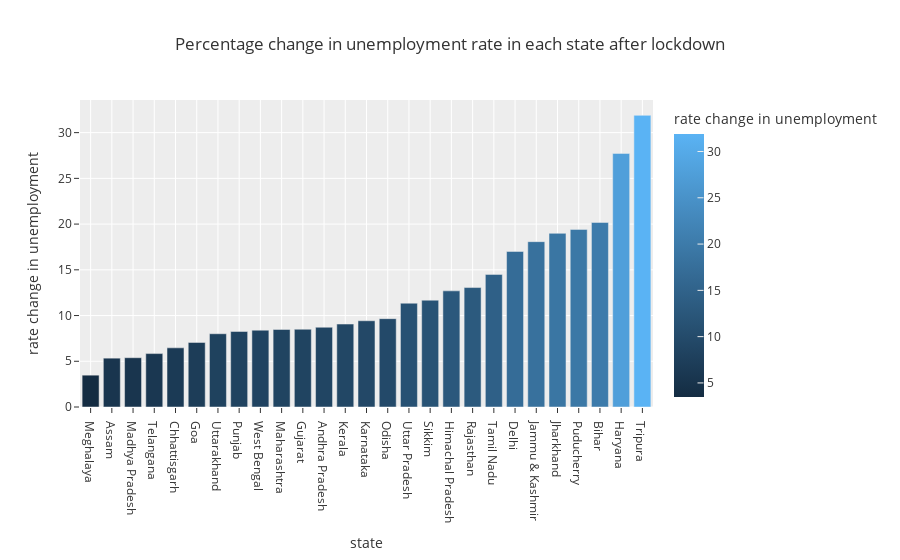

Here is the notebook cell this chart was saved with:
### Code cell
#express
fig = px.bar(lockdown, x='state', y='rate change in unemployment', color='rate change in unemployment',
             title='Percentage change in unemployment rate in each state after lockdown', template='ggplot2')
fig.update_layout(xaxis={'categoryorder':'total ascending'})
fig.show()

### Figure 1 — Plotly figure (JSON) as saved in the notebook; plotly's stock layout.template omitted (floating-point values rounded to 4 significant figures)
{"data": [{"alignmentgroup": "True", "hovertemplate": "state=%{x}<br>rate change in unemployment=%{marker.color}<extra></extra>", "legendgroup": "", "marker": {"color": [8.72, 5.34, 20.18, 6.47, 17.01, 7.06, 8.5, 27.73, 12.7, 18.08, 18.99, 9.43, 9.07, 5.39, 8.48, 3.48, 9.66, 19.42, 8.26, 13.06, 11.68, 14.5, 5.84, 31.89, 11.35, 8.01, 8.4], "coloraxis": "coloraxis", "pattern": {"shape": ""}}, "name": "", "offsetgroup": "", "orientation": "v", "showlegend": false, "textposition": "auto", "type": "bar", "x": ["Andhra Pradesh", "Assam", "Bihar", "Chhattisgarh", "Delhi", "Goa", "Gujarat", "Haryana", "Himachal Pradesh", "Jammu & Kashmir", "Jharkhand", "Karnataka", "Kerala", "Madhya Pradesh", "Maharashtra", "Meghalaya", "Odisha", "Puducherry", "Punjab", "Rajasthan", "Sikkim", "Tamil Nadu", "Telangana", "Tripura", "Uttar Pradesh", "Uttarakhand", "West Bengal"], "xaxis": "x", "y": [8.72, 5.34, 20.18, 6.47, 17.01, 7.06, 8.5, 27.73, 12.7, 18.08, 18.99, 9.43, 9.07, 5.39, 8.48, 3.48, 9.66, 19.42, 8.26, 13.06, 11.68, 14.5, 5.84, 31.89, 11.35, 8.01, 8.4], "yaxis": "y"}], "layout": {"barmode": "relative", "coloraxis": {"colorbar": {"title": {"text": "rate change in unemployment"}}, "colorscale": [[0, "rgb(20,44,66)"], [1, "rgb(90,179,244)"]]}, "legend": {"tracegroupgap": 0}, "title": {"text": "Percentage change in unemployment rate in each state after lockdown"}, "xaxis": {"anchor": "y", "categoryorder": "total ascending", "domain": [0, 1], "title": {"text": "state"}}, "yaxis": {"anchor": "x", "domain": [0, 1], "title": {"text": "rate change in unemployment"}}}}
